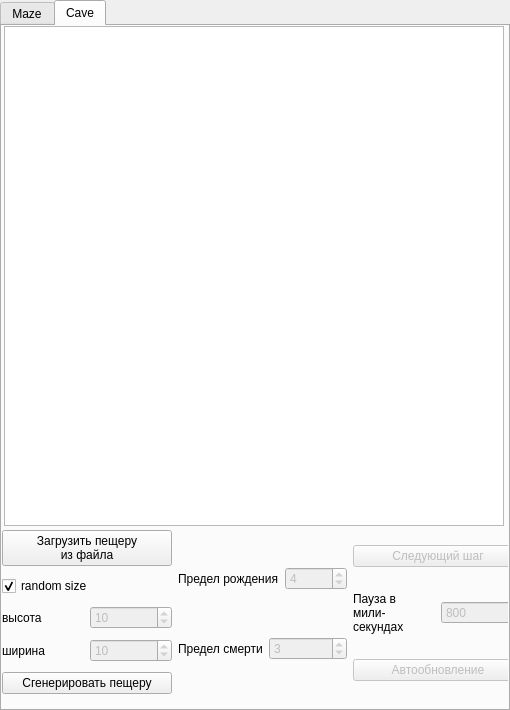
<?xml version="1.0" encoding="UTF-8"?>
<ui version="4.0">
 <class>MainWindow</class>
 <widget class="QWidget" name="MainWindow">
  <property name="geometry">
   <rect>
    <x>0</x>
    <y>0</y>
    <width>510</width>
    <height>710</height>
   </rect>
  </property>
  <property name="minimumSize">
   <size>
    <width>510</width>
    <height>710</height>
   </size>
  </property>
  <property name="maximumSize">
   <size>
    <width>510</width>
    <height>710</height>
   </size>
  </property>
  <property name="windowTitle">
   <string>MainWindow</string>
  </property>
  <widget class="QTabWidget" name="tabWidget">
   <property name="geometry">
    <rect>
     <x>0</x>
     <y>0</y>
     <width>510</width>
     <height>711</height>
    </rect>
   </property>
   <property name="minimumSize">
    <size>
     <width>510</width>
     <height>0</height>
    </size>
   </property>
   <property name="maximumSize">
    <size>
     <width>510</width>
     <height>16777215</height>
    </size>
   </property>
   <property name="currentIndex">
    <number>1</number>
   </property>
   <widget class="QWidget" name="Maze">
    <attribute name="title">
     <string>Maze</string>
    </attribute>
    <widget class="QGraphicsView" name="graphicsView">
     <property name="geometry">
      <rect>
       <x>2</x>
       <y>0</y>
       <width>500</width>
       <height>500</height>
      </rect>
     </property>
     <property name="minimumSize">
      <size>
       <width>500</width>
       <height>500</height>
      </size>
     </property>
     <property name="maximumSize">
      <size>
       <width>500</width>
       <height>500</height>
      </size>
     </property>
     <property name="backgroundBrush">
      <brush brushstyle="SolidPattern">
       <color alpha="255">
        <red>200</red>
        <green>200</green>
        <blue>200</blue>
       </color>
      </brush>
     </property>
    </widget>
    <widget class="QWidget" name="layoutWidget">
     <property name="geometry">
      <rect>
       <x>3</x>
       <y>499</y>
       <width>499</width>
       <height>187</height>
      </rect>
     </property>
     <layout class="QHBoxLayout" name="horizontalLayout_7">
      <item>
       <widget class="QPushButton" name="LoadMazeFromFile">
        <property name="text">
         <string>Загрузить лабиринт
из файла</string>
        </property>
       </widget>
      </item>
      <item>
       <layout class="QVBoxLayout" name="verticalLayout">
        <item>
         <widget class="QPushButton" name="GeneratePerfectMaze">
          <property name="text">
           <string>Сгенерировать
идеальный лабиринт</string>
          </property>
         </widget>
        </item>
        <item>
         <widget class="QCheckBox" name="RandomSize">
          <property name="text">
           <string>random size</string>
          </property>
          <property name="checked">
           <bool>true</bool>
          </property>
         </widget>
        </item>
        <item>
         <layout class="QHBoxLayout" name="horizontalLayout">
          <item>
           <widget class="QLabel" name="label">
            <property name="text">
             <string>высота</string>
            </property>
           </widget>
          </item>
          <item>
           <widget class="QSpinBox" name="HeightSpinBox">
            <property name="enabled">
             <bool>false</bool>
            </property>
            <property name="minimum">
             <number>2</number>
            </property>
            <property name="maximum">
             <number>50</number>
            </property>
            <property name="value">
             <number>10</number>
            </property>
           </widget>
          </item>
         </layout>
        </item>
        <item>
         <layout class="QHBoxLayout" name="horizontalLayout_2">
          <item>
           <widget class="QLabel" name="label_2">
            <property name="text">
             <string>ширина</string>
            </property>
           </widget>
          </item>
          <item>
           <widget class="QSpinBox" name="WidthSpinBox">
            <property name="enabled">
             <bool>false</bool>
            </property>
            <property name="minimum">
             <number>2</number>
            </property>
            <property name="maximum">
             <number>50</number>
            </property>
            <property name="value">
             <number>10</number>
            </property>
           </widget>
          </item>
         </layout>
        </item>
        <item>
         <widget class="QPushButton" name="SaveToTextFile">
          <property name="enabled">
           <bool>false</bool>
          </property>
          <property name="text">
           <string>сохранить в файл</string>
          </property>
         </widget>
        </item>
       </layout>
      </item>
      <item>
       <widget class="QPushButton" name="SolveTheMaze">
        <property name="enabled">
         <bool>false</bool>
        </property>
        <property name="text">
         <string>Решить лабиринт</string>
        </property>
       </widget>
      </item>
     </layout>
    </widget>
   </widget>
   <widget class="QWidget" name="Cave">
    <attribute name="title">
     <string>Cave</string>
    </attribute>
    <widget class="QGraphicsView" name="graphicsView_cave">
     <property name="geometry">
      <rect>
       <x>2</x>
       <y>0</y>
       <width>500</width>
       <height>500</height>
      </rect>
     </property>
     <property name="minimumSize">
      <size>
       <width>500</width>
       <height>500</height>
      </size>
     </property>
     <property name="maximumSize">
      <size>
       <width>500</width>
       <height>500</height>
      </size>
     </property>
     <property name="backgroundBrush">
      <brush brushstyle="SolidPattern">
       <color alpha="255">
        <red>200</red>
        <green>200</green>
        <blue>200</blue>
       </color>
      </brush>
     </property>
     <property name="foregroundBrush">
      <brush brushstyle="NoBrush">
       <color alpha="255">
        <red>200</red>
        <green>200</green>
        <blue>200</blue>
       </color>
      </brush>
     </property>
    </widget>
    <widget class="QWidget" name="layoutWidget">
     <property name="geometry">
      <rect>
       <x>0</x>
       <y>500</y>
       <width>521</width>
       <height>177</height>
      </rect>
     </property>
     <layout class="QHBoxLayout" name="horizontalLayout_6">
      <item>
       <layout class="QVBoxLayout" name="verticalLayout_4">
        <item>
         <widget class="QPushButton" name="LoadCaveFromFile">
          <property name="text">
           <string>Загрузить пещеру
из файла</string>
          </property>
         </widget>
        </item>
        <item>
         <widget class="QCheckBox" name="RandomSizeCave">
          <property name="text">
           <string>random size</string>
          </property>
          <property name="checked">
           <bool>true</bool>
          </property>
         </widget>
        </item>
        <item>
         <layout class="QHBoxLayout" name="horizontalLayout_10">
          <item>
           <widget class="QLabel" name="label_8">
            <property name="text">
             <string>высота</string>
            </property>
           </widget>
          </item>
          <item>
           <widget class="QSpinBox" name="HeightSpinBoxCave">
            <property name="enabled">
             <bool>false</bool>
            </property>
            <property name="minimum">
             <number>2</number>
            </property>
            <property name="maximum">
             <number>50</number>
            </property>
            <property name="value">
             <number>10</number>
            </property>
           </widget>
          </item>
         </layout>
        </item>
        <item>
         <layout class="QHBoxLayout" name="horizontalLayout_11">
          <item>
           <widget class="QLabel" name="label_9">
            <property name="text">
             <string>ширина</string>
            </property>
           </widget>
          </item>
          <item>
           <widget class="QSpinBox" name="WidthSpinBoxCave">
            <property name="enabled">
             <bool>false</bool>
            </property>
            <property name="minimum">
             <number>2</number>
            </property>
            <property name="maximum">
             <number>50</number>
            </property>
            <property name="value">
             <number>10</number>
            </property>
           </widget>
          </item>
         </layout>
        </item>
        <item>
         <widget class="QPushButton" name="generateCave">
          <property name="text">
           <string>Сгенерировать пещеру</string>
          </property>
         </widget>
        </item>
       </layout>
      </item>
      <item>
       <layout class="QVBoxLayout" name="verticalLayout_2">
        <item>
         <layout class="QHBoxLayout" name="horizontalLayout_3">
          <item>
           <widget class="QLabel" name="label_3">
            <property name="text">
             <string>Предел рождения</string>
            </property>
           </widget>
          </item>
          <item>
           <widget class="QSpinBox" name="birthLimit">
            <property name="enabled">
             <bool>false</bool>
            </property>
            <property name="minimum">
             <number>1</number>
            </property>
            <property name="maximum">
             <number>9</number>
            </property>
            <property name="value">
             <number>4</number>
            </property>
           </widget>
          </item>
         </layout>
        </item>
        <item>
         <layout class="QHBoxLayout" name="horizontalLayout_4">
          <item>
           <widget class="QLabel" name="label_4">
            <property name="text">
             <string>Предел смерти</string>
            </property>
           </widget>
          </item>
          <item>
           <widget class="QSpinBox" name="deathLimit">
            <property name="enabled">
             <bool>false</bool>
            </property>
            <property name="maximum">
             <number>8</number>
            </property>
            <property name="value">
             <number>3</number>
            </property>
           </widget>
          </item>
         </layout>
        </item>
       </layout>
      </item>
      <item>
       <layout class="QVBoxLayout" name="verticalLayout_3">
        <item>
         <widget class="QPushButton" name="nextStep">
          <property name="enabled">
           <bool>false</bool>
          </property>
          <property name="text">
           <string>Следующий шаг</string>
          </property>
         </widget>
        </item>
        <item>
         <layout class="QHBoxLayout" name="horizontalLayout_5">
          <item>
           <widget class="QLabel" name="label_5">
            <property name="text">
             <string>Пауза в
мили-
секундах</string>
            </property>
           </widget>
          </item>
          <item>
           <widget class="QSpinBox" name="fps">
            <property name="enabled">
             <bool>false</bool>
            </property>
            <property name="minimum">
             <number>100</number>
            </property>
            <property name="maximum">
             <number>1000</number>
            </property>
            <property name="value">
             <number>800</number>
            </property>
           </widget>
          </item>
         </layout>
        </item>
        <item>
         <widget class="QPushButton" name="autoupdate">
          <property name="enabled">
           <bool>false</bool>
          </property>
          <property name="text">
           <string>Автообновление</string>
          </property>
         </widget>
        </item>
       </layout>
      </item>
     </layout>
    </widget>
   </widget>
  </widget>
 </widget>
 <resources/>
 <connections/>
</ui>
